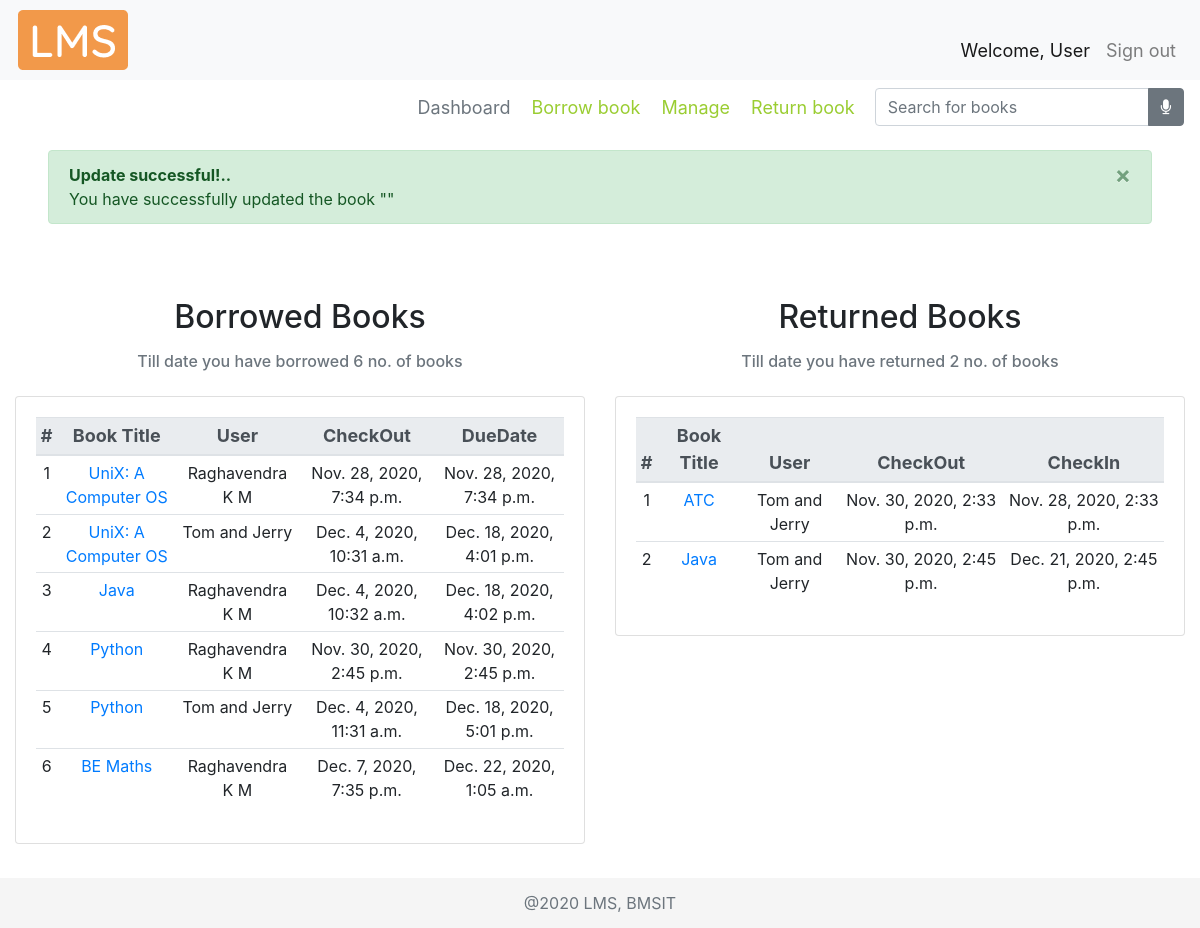
The app's page /dashboard/, older data.
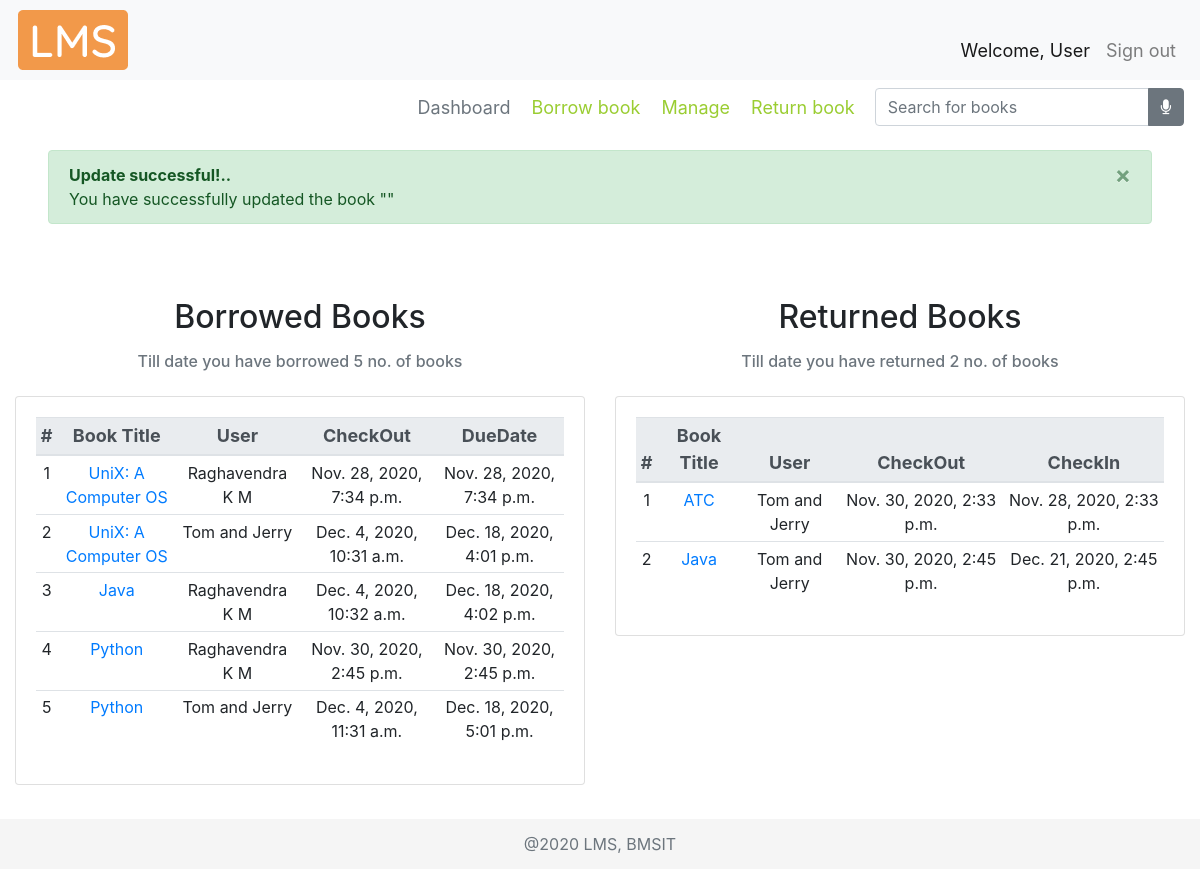
The same page, newer data.
### libraryApp/models.py (models this page shows, shortened)
class BOOK(models.Model):
    bookTitle = models.CharField(max_length=50)
    genre = models.CharField(max_length=30, null=True)
    pubYear = models.CharField(max_length=4, null=True)
    isbn = models.CharField(max_length=13, null=True)
    librarianID = models.ForeignKey(
        LIBRARIAN, null=True, on_delete=models.SET_NULL)
    pubID = models.ForeignKey(PUBLISHER, null=True, on_delete=models.CASCADE)
    authorID = models.ManyToManyField(AUTHOR)
    def __str__(self):
        return self.bookTitle

class BORROWEDBOOK(models.Model):
    checkOut = models.DateTimeField(auto_now_add=True, null=True)
    dueDate = models.DateTimeField(null=True, blank=True)
    checkIn = models.DateTimeField(auto_now_add=False, null=True, blank=True)
    userID = models.ForeignKey(USER, null=True, on_delete=models.SET_NULL)
    bookID = models.ForeignKey(BOOK, null=True, on_delete=models.SET_NULL)

### libraryApp/views.py (the view)
# urls.py: path('dashboard/', views.dashboard, name="dashboard"),
def dashboard(request):
    dashboard = 'libraryApp/dashboard.html'
    myFilter = BookFilter(request.GET, queryset=BOOK.objects.all())
    dbActive = True
    bCount = 0
    rCount = 0
    books = BOOK.objects.all()
    bbList = []
    rbList = []
    start_time = time.time()
    for i in books:
        bb = i.borrowedbook_set.all()
        if bb.exists():
            for j in bb:
                userName = j.userID.fName + " " + j.userID.mName + " " + j.userID.lName
                if j.checkIn is None:
                    bCount += 1
                    bbList.append(tempDashboard(None, j.bookID, j.bookID.id, userName, None, None, j.checkOut, None, j.dueDate))
                else:
                    rCount += 1
                    rbList.append(tempDashboard(None, j.bookID, j.bookID.id, userName, None, None, j.checkOut, j.checkIn, None))
    print("--- %s seconds SET---" % (time.time() - start_time))
    context = {
        "borrowedBooks" : bbList,
        "bCount" : bCount,
        "returnedBooks" : rbList,
        "rCount" : rCount,
        "myFilter" : myFilter,
        "dbActive" : dbActive
    }
    return render(request, dashboard, context)

### libraryApp/templates/libraryApp/dashboard.html
{% extends 'libraryApp/main.html' %}
{% load static %}
{% block content %}
<br>
<div class="row">
	<div class="col-md-6 cardMargin">
    <h2 class="text-center">Borrowed Books</h2>
    <div class="col-md-12 mt-3">
        <h6 class="form-text text-center text-muted">
            Till date you have borrowed {{bCount}} no. of books
        </h6>
        </div>
		<div class="card card-body mt-4">
			<table class="table table-sm table-hover text-center">
        <thead class="thead-light threadText">
          <tr>
              <th scope="col">#</th>
              <th scope="col">Book Title</th>
              <th scope="col">User</th>
              <th scope="col">CheckOut</th>
              <th scope="col">DueDate</th>
          </tr>
        </thead>
        {% for i in borrowedBooks %}
          <tr>
            <td>{{forloop.counter}}</td>
            <td><a href="{% url 'viewbook' i.bookID %}">{{i.bookTitle}}</a></td>
            <td>{{i.userName}}</td>
            <td>{{i.checkOut}}</td>
            <td>{{i.dueDate}}</td>
          </tr>
        {% endfor %}
			</table>
		</div>
	</div>
  <br>
	<div class="col-md-6 cardMargin">
    <h2 class="text-center">Returned Books</h2>
    <div class="col-md-12 mt-3">
        <h6 class="form-text text-center text-muted">
            Till date you have returned {{rCount}} no. of books
        </h6>
        </div>
		<div class="card card-body mt-4">
			<table class="table table-sm table-hover text-center">
      <thead class="thead-light threadText text-center">
          <tr>
              <th scope="col">#</th>
              <th scope="col">Book Title</th>
              <th scope="col">User</th>
              <th scope="col">CheckOut</th>
              <th scope="col">CheckIn</th>
          </tr>
        </thead>
        {% for i in returnedBooks %}
          <tr>
            <td>{{forloop.counter}}</td>
            <td><a href="{% url 'viewbook' i.bookID %}">{{i.bookTitle}}</a></td>
            <td>{{i.userName}}</td>
            <td>{{i.checkOut}}</td>
            <td>{{i.checkIn}}</td>
          </tr>
        {% endfor %}
        </table>
		</div>
	</div>
</div>
{% endblock %}

Row changes from the older to the newer data that the page shows:
removed BOOK: bookTitle "BE Maths"
no longer on this page (row edited): BORROWEDBOOK: checkOut "Dec. 7, 2020, 7:35 p.m.", dueDate "Dec. 22, 2020, 1:05 a.m."
Text that changed along with them:
{{ bCount }}: "6" → "5"
list line gone: "6 Raghavendra K M"
